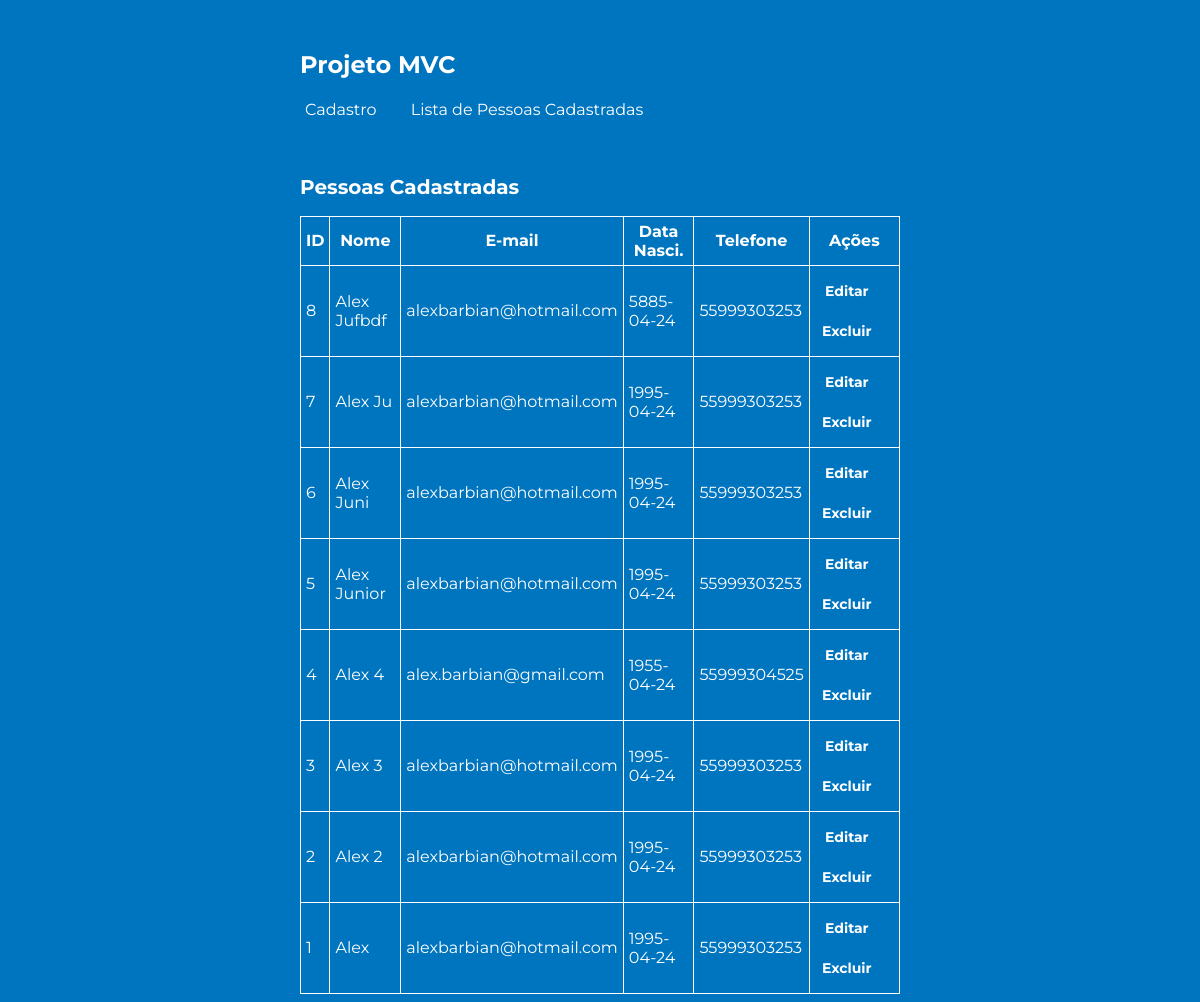
The page /lista.php on the database its author committed.
### tables this page shows
CREATE TABLE `pessoas` (
  `id` int(11) NOT NULL,
  `nome` varchar(50) NOT NULL,
  `email` varchar(50) DEFAULT NULL,
  `datanascimento` date NOT NULL,
  `telefone` varchar(20) NOT NULL
);

### MVC/dao/Conexao.php (called while the page is built, shortened)
<?php
class Conexao {
	public static $instance;
	public static function getInstance() {
		if (!isset(self::$instance)) {
			self::$instance = new PDO('mysql:host=localhost;dbname=projeto-mvc', 'root', '');
			self::$instance->setAttribute(PDO::ATTR_ERRMODE, PDO::ERRMODE_EXCEPTION);
			self::$instance->setAttribute(PDO::ATTR_ORACLE_NULLS, PDO::NULL_EMPTY_STRING);
		}
		return self::$instance;
	}
}
?>

### MVC/dao/PessoaDAO.php (called while the page is built, shortened)
<?php
require_once('Conexao.php');
class PessoaDAO
{
    private $tabela = 'pessoas';
    public function getLista($inicio = 0, $qnt = 9999)
    {
        try {
            $this->sql = 'SELECT * FROM ' . $this->tabela . " ORDER BY id DESC LIMIT $inicio, $qnt";
            $rs = Conexao::getInstance()->prepare($this->sql);
            $rs->execute();
            return $rs;
        } catch (Exception $e) {
            return $e->getMessage();
        }
    }
}

### lista.php (the view, shortened to what this page needs)
<?php
    require_once ('MVC/dao/PessoaDAO.php');
    $pessoaDao = new PessoaDAO();
    $lista = $pessoaDao->getLista(0, 999);
?>
<!DOCTYPE html>
<html lang="pt-br">
<head>
    <link rel="stylesheet" href="src/exemplo.css">
</head>
<body>
<div class="wrapper">
           <h1>Projeto MVC</h1>
           <Div class="menu">
               <a href="index.php">Cadastro</a>
               <a href="lista.php">Lista de Pessoas Cadastradas</a>
           </Div>
               <h2>Pessoas Cadastradas</h2>
                    <table>
                        <tr>
                            <th>ID</th>
                            <th>Nome</th>
                            <th>E-mail</th>
                            <th>Data Nasci.</th>
                            <th>Telefone</th>
                            <th>Ações</th>
                        </tr>
                        <?php while ($linha = $lista->fetch(PDO::FETCH_ASSOC)){ ?>
                            <tr>
                                <td><?php echo $linha['id'] ?></td>
                                <td><?php echo $linha['nome'] ?></td>
                                <td><?php echo $linha['email'] ?></td>
                                <td><?php echo $linha['datanascimento'] ?></td>
                                <td><?php echo $linha['telefone'] ?></td>
                                <td class="actions">
                                    <button class="update">
                                        <a href="index.php?id=<?php echo $linha['id'] ?>" >
                                            Editar
                                        </a>
                                    </button>
                                    <button data-id="<?php echo $linha['id'] ?>" class="delete">
                                    Excluir
                                    </button>
                                </td>
                            </tr>
                            <?php } ?>
                    </table>
</div>
</body>
</html>

### src/exemplo.css (style rules this page uses)
body { color: #fff; background-color: #0075bf; font-family: 'Montserrat', sans-serif; }
body .wrapper { width: 600px; margin: auto; }
body table { border-collapse: collapse; }
body table tr td, body table tr th { border: 1px solid #fff; padding: 5px; }
h1 { margin-top: 50px; font-size: 24px; font-weight: 700; }
h2 { margin-top: 50px; font-size: 20px; }
div.menu { margin-bottom: 30px; }
div.menu a { color: #fff; margin-right: 20px; height: 20px; padding: 5px; display: inline-block; transition: .3s ease; text-decoration: none; }
table button { font-family: 'Montserrat'; width: 64px; height: 40px; border: none; color: #fff; background-color: transparent; transition: .3s ease; cursor: pointer; font-weight: 700; font-size: 14px; text-decoration: none; }
table button a { color: inherit; text-decoration: none; }

### rows shown on the page
pessoas: id "8", nome "Alex Jufbdf", email "alexbarbian@hotmail.com", datanascimento "5885-04-24", telefone "55999303253"
pessoas: id "7", nome "Alex Ju", email "alexbarbian@hotmail.com", datanascimento "1995-04-24", telefone "55999303253"
pessoas: id "6", nome "Alex Juni", email "alexbarbian@hotmail.com", datanascimento "1995-04-24", telefone "55999303253"
pessoas: id "5", nome "Alex Junior", email "alexbarbian@hotmail.com", datanascimento "1995-04-24", telefone "55999303253"
pessoas: id "4", nome "Alex 4", email "alex.barbian@gmail.com", datanascimento "1955-04-24", telefone "55999304525"
pessoas: id "3", nome "Alex 3", email "alexbarbian@hotmail.com", datanascimento "1995-04-24", telefone "55999303253"
pessoas: id "2", nome "Alex 2", email "alexbarbian@hotmail.com", datanascimento "1995-04-24", telefone "55999303253"
pessoas: id "1", nome "Alex", email "alexbarbian@hotmail.com", datanascimento "1995-04-24", telefone "55999303253"
